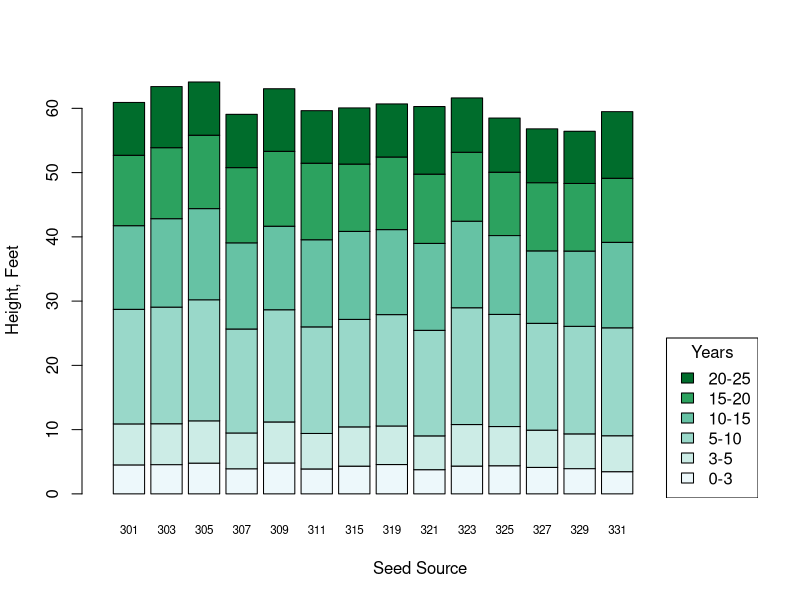

This chart was generated by the following R code:
# cite: http://stat.ethz.ch/R-manual/R-patched/library/stats/html/reshape.html
# cite: http://www.cs.grinnell.edu/~rebelsky/Courses/MAT115/2008S/R/stacked-bar-graphs.html
# cite: http://www.harding.edu/fmccown/r/#barcharts

library(RColorBrewer)
sequential <- brewer.pal(6, "BuGn")

Loblolly[1:10,]

wide <- reshape(Loblolly,
                v.names = "height",
                timevar = "age",
                idvar = "Seed",
                direction = "wide")

wide[1:5,]

wide$h0.3 <- wide$height.3
wide$h3.5 <- wide$height.5 - wide$height.3
wide$h5.10 <- wide$height.10 - wide$height.5
wide$h10.15 <- wide$height.15 - wide$height.10
wide$h15.20 <- wide$height.20 - wide$height.15
wide$h20.25 <- wide$height.25 - wide$height.20

barplot(t(wide[,8:13]),
        names.arg = wide$Seed, # x-axis labels
        cex.names = 0.7, # makes x-axis labels small enough to show all
        col = sequential, # colors
        xlab = "Seed Source",
        ylab = "Height, Feet",
        xlim = c(0,20), # these two lines allow space for the legend
        width = 1) # these two lines allow space for the legend
legend("bottomright",
       legend = c("20-25", "15-20", "10-15", "5-10", "3-5", "0-3"), #in order from top to bottom
       fill = sequential[6:1], # 6:1 reorders so legend order matches graph
       title = "Years")
